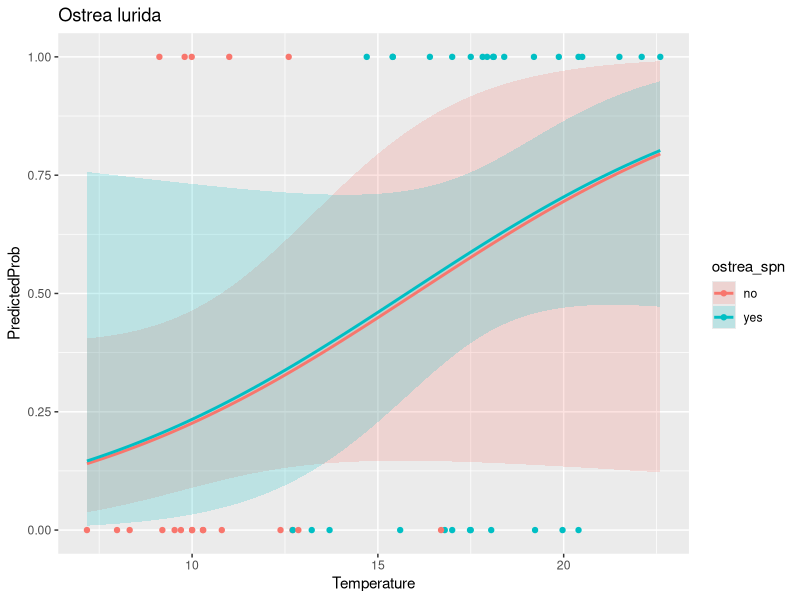

Source code (R):
# ============================================
# BENTHIC SPECIES LOGISTIC REGRESSION MODELS for PRESENCE/ABSENCE 
# Joe's first attempt 
# Last edited: 10/25/2021
# ============================================
library('tidyverse')
library('dplyr')
library('ggplot2')

# by.sample.species already has technical replicates merged
by.sample.species <- read.csv('../data/by.sample.species.csv')
# all the good environmental data 
events <- read.csv('../data/events.joe.format.csv')

# filter out non-san juan data (comment out later)
SJI.sample.species <- by.sample.species # %>%
  #separate(col=sample, remove=FALSE, into=c("site", "date"), sep = 2) %>%
  #filter(site %in% c('LK','CP','FH')) 

# use all species detected at least once as a base 
# TODO need more practice with pivot_wider and pivot_longer  
presence.absence <- SJI.sample.species %>%
  select(sample, species, nReads) %>%
  pivot_wider(names_from=sample, values_from=nReads, values_fill=list(nReads=0))

presence.absence <- presence.absence %>%  
  pivot_longer(!species, names_to='sample', values_to='nReads') 

presence.absence <- presence.absence %>% 
  mutate(nReads = case_when(nReads == 0 ~ 0, nReads !=0 ~ 1)) %>%
  rename(presence=nReads)

# check to make sure the length of presence.absence makes sense - i think it does
#unique.species <- length(unique(SJI.sample.species$sample))
#unique.samples <- length(unique(SJI.sample.species$species))
#FH.unique.species <- length(unique(FH.sample.species$species))
#print(unique.species*unique.samples)

# connect with environmental data to use as continuous variables
presence.absence <- inner_join(presence.absence, events) 

# ==================================================
# filter by region
presence.absence <- presence.absence %>% 
  filter(Area %in% c("Hood Canal"))

# create site and date column in addition to "sample" 
presence.absence <- presence.absence %>%
  separate(col=sample, remove=FALSE, into=c("site", "date"), sep = 2) %>%
  separate(col=date, remove=FALSE, into=c("year", "month"), sep = 5) %>%
  mutate(ostrea_spn = case_when(
    month %in% c("05","06","07","08") ~ "yes",
    month %in% c("09","11","01","03") ~ "no"
  ))

# now we can build a beautiful logistic model for every species
xtabsdf <- as.data.frame(xtabs(~ presence + sample, data = presence.absence))
presence.absence$sample <- factor(presence.absence$sample)
presence.absence$species <- factor(presence.absence$species)
presence.absence$site <- factor(presence.absence$site)
presence.absence$Area <- factor(presence.absence$Area)

write.csv(presence.absence,"../data/benthic.presence.absence.csv", row.names = FALSE)
# need list of dataframes for each species to make logit models more manageable 
p.a.species <- list()

# loop through all species, creating a dataframe for each 
for(i in unique(presence.absence$species)) {
  print(i)
  one.species <- presence.absence %>%
    filter(species %in% c(i))
  p.a.species[[i]] <- one.species
  
}

# LOGIT FUNCTION =======================================
# takes species string -> returns logit object
# model takes season(factor), pH(cont) and temperature(cont) as inputs
# TODO make function take independent variables as inputs
# ======================================================
species_logit <- function(species_str){

  mylogit <- glm(presence ~ ostrea_spn + pH_new + Temperature, data = p.a.species[[species_str]], family = "binomial", maxit=100)
  print(p.a.species[[species_str]])
  
  print(mylogit)
  confint(mylogit)
  
  return(mylogit)
  
  }
# ======================================================

# call the logit function 
test_logit <- species_logit("Ostrea lurida")

# display results 
summary(test_logit)


# VISUAlIZE LOGIT MODEL AS PROBABILITY  ================
# takes logit object and species string as input
# holds pH constant to visualize temp gradient 
# ======================================================
max(presence.absence$Temperature)
min(presence.absence$Temperature)

plot_logit <- function(species_str, test_logit) {
  
  print(confint(test_logit))
  print(exp(cbind(OR = coef(test_logit), confint(test_logit))))
  
  # create range of temps, for both "Summer" and "Winter" factors, hold pH constant  
  newdata2 <- with(p.a.species[[species_str]], data.frame(
                Temperature = rep(seq(from = 7.17, to = 22.6, length.out = 100),2), 
                pH_new = mean(pH_new), 
                ostrea_spn = factor(rep(c('yes','no'), each = 100))))

  newdata3 <- cbind(newdata2, predict(test_logit, newdata = newdata2, type = "link",
                se = TRUE))

  newdata3 <- within(newdata3, {
    PredictedProb <- plogis(fit)
    LL <- plogis(fit - (1.96 * se.fit))
    UL <- plogis(fit + (1.96 * se.fit))
  })

  head(newdata3)
  
  # plot the output 
  logit_plot <- ggplot(newdata3, aes(x = Temperature, y = PredictedProb)) + 
    geom_ribbon(aes(ymin = LL,  ymax = UL, fill = ostrea_spn), alpha = 0.2) + 
    geom_line(aes(colour = ostrea_spn),size = 1) +
    geom_point(data= p.a.species[[species_str]], aes(x = Temperature, y = presence, colour = ostrea_spn)) +
    labs(title=species_str) 
  
  return(logit_plot)
  }
# ======================================================

# call the visualize function 
plot_logit("Ostrea lurida", test_logit)

# ======================================================
# ======================================================

# TODO so i don't forget 
# benthic community vs benthic community in the water column
# what portion of detected species have planktonic phase? 
# gametes/plankton vs adults - eli fish vs shrimp vs crab <- model?
# replicate graph from Terrie's student's published paper for p/a data
# known spawning month for invertebrates nReads 
# habitat depth of detected organisms? 
# replicate interactive app to view relative abundance and community structure
